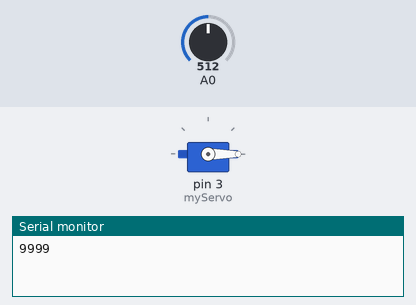
Recording of a sketch running on a simulated Arduino Uno, built with avr-gcc and run on an emulated ATmega328P. Parts: servo, the last lines printed to the serial monitor. The test bench sets the inputs (shaded band); at power-on: A0 = 512.

Above: at 0.1 s.
2.9 s: A0 set to 0
At 3.4 s:
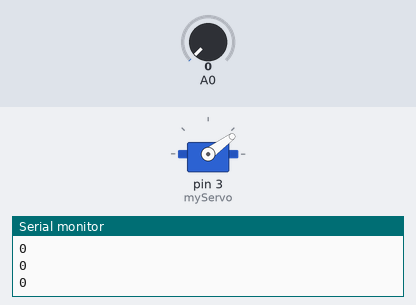
5.9 s: A0 set to 122
At 9.08 s:
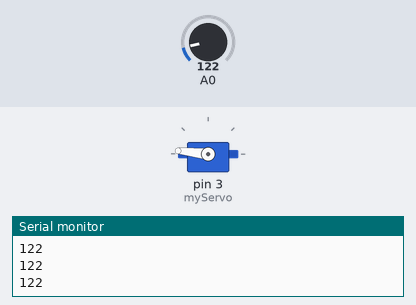
Timing chart, 0 to 17.9 s (numbered marks = the images above; inputs shaded):
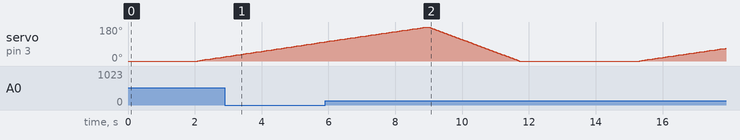

The sketch:

rotation_servo_moteur.ino
```cpp
#include <Servo.h>

Servo myServo;

int pt_depart = 0;
int pt_arrive = 270;


void setup() {
  myServo.attach(3);
  Serial.begin(9600);
}

void loop() {
  // Envoyer un marqueur de début
  myServo.write(0);
  Serial.println(9999);
  Serial.flush();
  delay(2000);
  // Mouvement de gauche à droite
  for (float angle = pt_depart; angle <= pt_arrive; angle+= 3) {
    myServo.write(angle/1.5);
    int moy = 0;
    for (int i=0; i<20 ;i++) {
      int sensorValue = analogRead(A0);
      moy += sensorValue;
      delay(2);
    }
    moy = moy / 20;

    // Envoyer toutes les valeurs (même 370, 383, 385, etc.)
    Serial.println(moy);
    Serial.flush();
    delay(30);
  }

  // Mouvement de droite à gauche
  for (int angle = pt_arrive; angle >= pt_depart; angle--) {
    myServo.write(angle/1.5);
    delay(10);  // Augmenter le délai pour éviter les erreurs de transmission
  }

  // Attendre que le servo s'arrête complètement
  delay(500);

  // Envoyer un marqueur de fin
  Serial.println(-9999);
  Serial.flush();
  delay(1000); // Pause avant de recommencer
}
```
